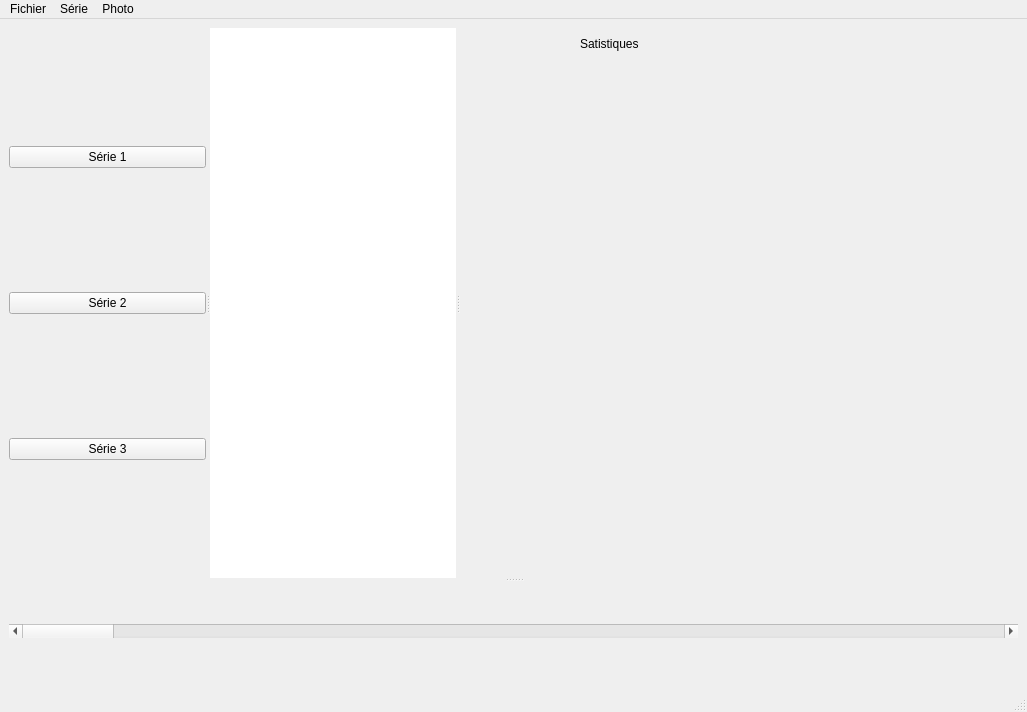
<?xml version="1.0" encoding="UTF-8"?>
<ui version="4.0">
 <class>MainWindow</class>
 <widget class="QMainWindow" name="MainWindow">
  <property name="geometry">
   <rect>
    <x>0</x>
    <y>0</y>
    <width>1027</width>
    <height>712</height>
   </rect>
  </property>
  <property name="windowTitle">
   <string>MainWindow</string>
  </property>
  <widget class="QWidget" name="centralwidget">
   <layout class="QGridLayout" name="gridLayout">
    <item row="0" column="1">
     <widget class="QSplitter" name="splitter">
      <property name="orientation">
       <enum>Qt::Vertical</enum>
      </property>
      <widget class="QWidget" name="widget" native="true">
       <layout class="QVBoxLayout" name="verticalLayout_2">
        <item>
         <widget class="QSplitter" name="splitter_3">
          <property name="orientation">
           <enum>Qt::Horizontal</enum>
          </property>
          <widget class="QSplitter" name="splitter_2">
           <property name="orientation">
            <enum>Qt::Horizontal</enum>
           </property>
           <widget class="QWidget" name="widget_3" native="true">
            <layout class="QVBoxLayout" name="verticalLayout_3">
             <item>
              <widget class="QPushButton" name="pushButton">
               <property name="text">
                <string>Série 1</string>
               </property>
              </widget>
             </item>
             <item>
              <widget class="QPushButton" name="pushButton_2">
               <property name="text">
                <string>Série 2</string>
               </property>
              </widget>
             </item>
             <item>
              <widget class="QPushButton" name="pushButton_3">
               <property name="text">
                <string>Série 3</string>
               </property>
              </widget>
             </item>
            </layout>
           </widget>
           <widget class="QWidget" name="widget_4" native="true">
            <property name="styleSheet">
             <string notr="true">background-color: rgb(255, 255, 255);</string>
            </property>
           </widget>
          </widget>
          <widget class="QWidget" name="widget_5" native="true">
           <widget class="QLabel" name="label">
            <property name="geometry">
             <rect>
              <x>120</x>
              <y>0</y>
              <width>71</width>
              <height>31</height>
             </rect>
            </property>
            <property name="text">
             <string>Satistiques</string>
            </property>
           </widget>
          </widget>
         </widget>
        </item>
       </layout>
      </widget>
      <widget class="QWidget" name="widget_2" native="true">
       <layout class="QVBoxLayout" name="verticalLayout">
        <item>
         <widget class="QScrollBar" name="horizontalScrollBar">
          <property name="orientation">
           <enum>Qt::Horizontal</enum>
          </property>
         </widget>
        </item>
       </layout>
      </widget>
     </widget>
    </item>
   </layout>
  </widget>
  <widget class="QStatusBar" name="statusbar"/>
  <widget class="QMenuBar" name="menubar">
   <property name="geometry">
    <rect>
     <x>0</x>
     <y>0</y>
     <width>1027</width>
     <height>26</height>
    </rect>
   </property>
   <property name="sizePolicy">
    <sizepolicy hsizetype="Ignored" vsizetype="Minimum">
     <horstretch>0</horstretch>
     <verstretch>0</verstretch>
    </sizepolicy>
   </property>
   <widget class="QMenu" name="menuFichier">
    <property name="title">
     <string>Fichier</string>
    </property>
    <addaction name="actionOuvrir_un_dossier"/>
    <addaction name="actionExporter_statistiques"/>
    <addaction name="actionClose"/>
   </widget>
   <widget class="QMenu" name="menuS_rie">
    <property name="title">
     <string>Série</string>
    </property>
    <addaction name="actionD_tection_automatique"/>
    <addaction name="actionEffacer_la_d_tection"/>
    <addaction name="actionImporter_une_photo_suppl_mentaire"/>
   </widget>
   <widget class="QMenu" name="menuPhoto">
    <property name="title">
     <string>Photo</string>
    </property>
   </widget>
   <addaction name="menuFichier"/>
   <addaction name="menuS_rie"/>
   <addaction name="menuPhoto"/>
  </widget>
  <action name="actionOuvrir_un_dossier">
   <property name="text">
    <string>Ouvrir un dossier</string>
   </property>
  </action>
  <action name="actionExporter_statistiques">
   <property name="text">
    <string>Exporter statistiques </string>
   </property>
  </action>
  <action name="actionClose">
   <property name="text">
    <string>Close</string>
   </property>
  </action>
  <action name="actionD_tection_automatique">
   <property name="text">
    <string>Détection automatique</string>
   </property>
  </action>
  <action name="actionEffacer_la_d_tection">
   <property name="text">
    <string>Effacer la détection </string>
   </property>
  </action>
  <action name="actionImporter_une_photo_suppl_mentaire">
   <property name="text">
    <string>Importer une photo supplémentaire</string>
   </property>
  </action>
 </widget>
 <resources/>
 <connections/>
</ui>
